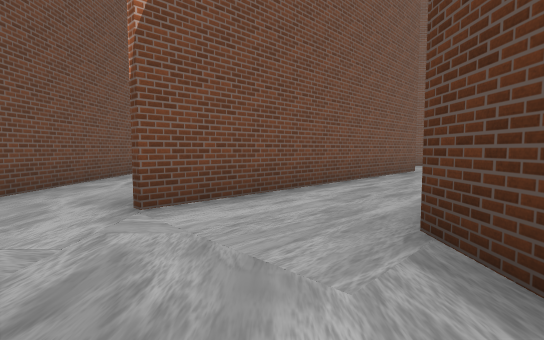
View 1 (above)

24 first-person views from a walk through a Unity game level. The camera is 1.2 m above the floor, tilts 4° down and sees 85° across. The floor is counted in squares, 2 m on a side. Each view is taken from the middle of a square. On the plan, view 1 faces up. The plan holds only what a view shows up to about 9 squares ahead; the rest is blank. The place goes on beyond the plan. The player is left out. Some surface patterns are stand-ins.

View 2
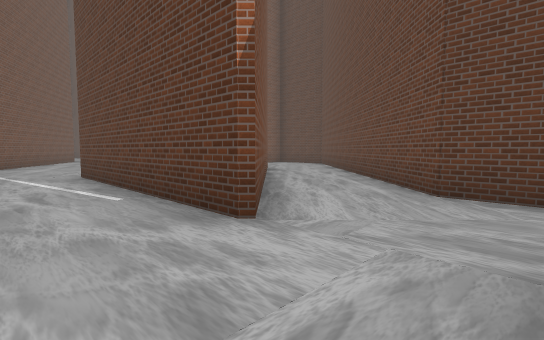

View 3
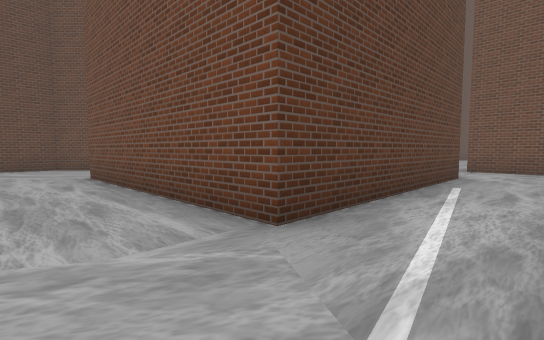

View 4
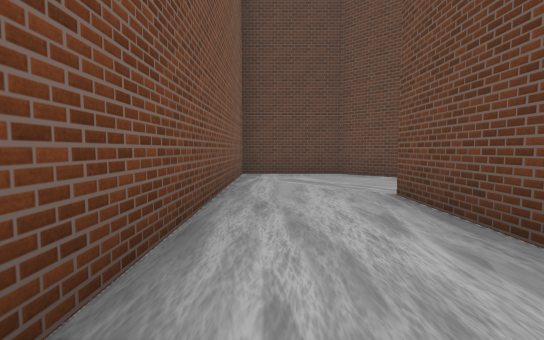

View 5
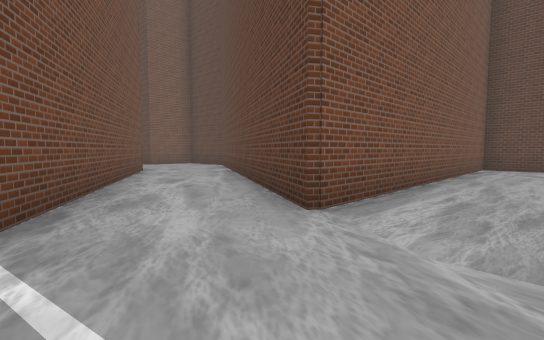

View 6
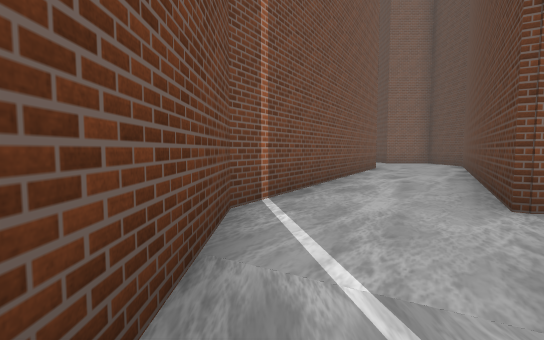

View 7
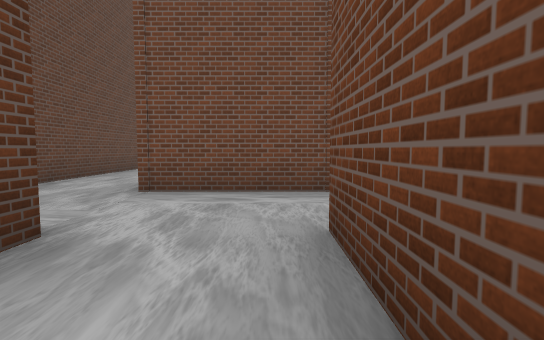

View 8
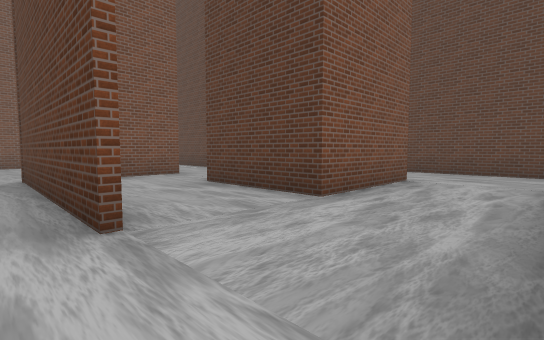

View 9
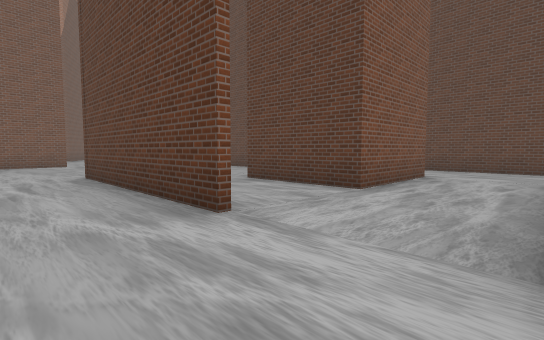

View 10
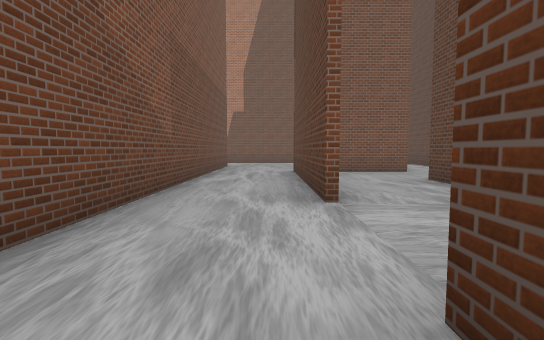

View 11
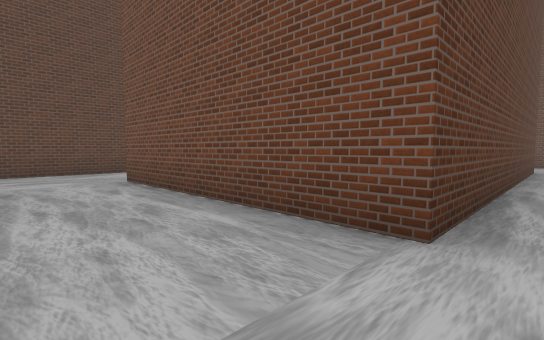

View 12
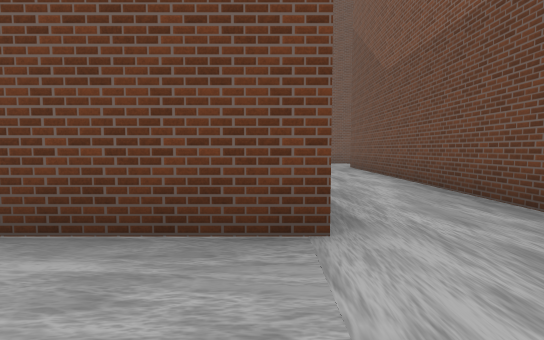

View 13
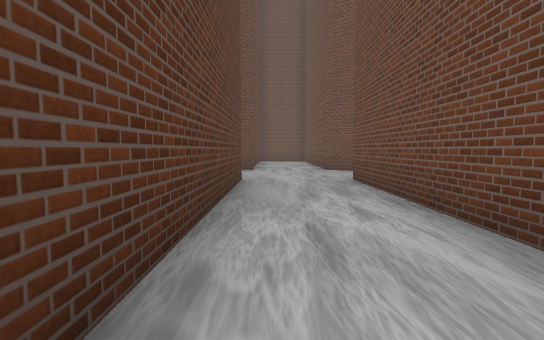

View 14
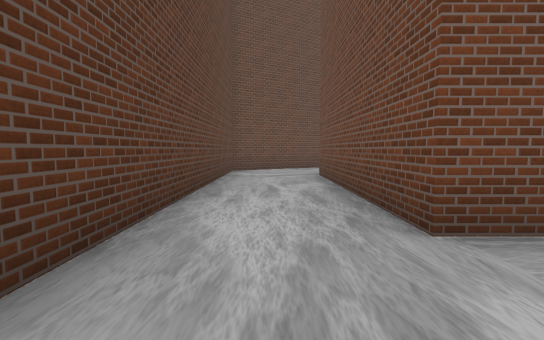

View 15
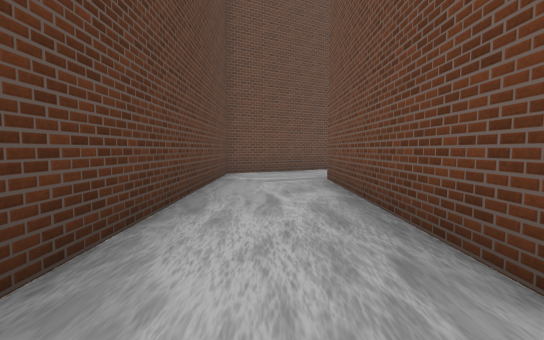

View 16
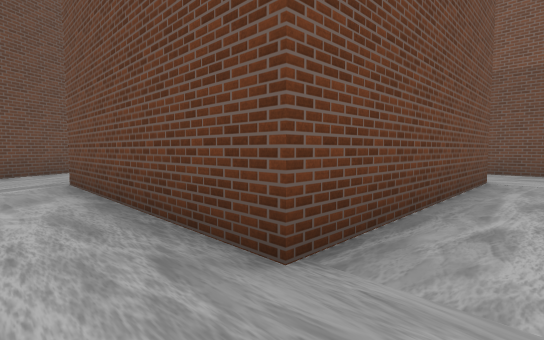

View 17
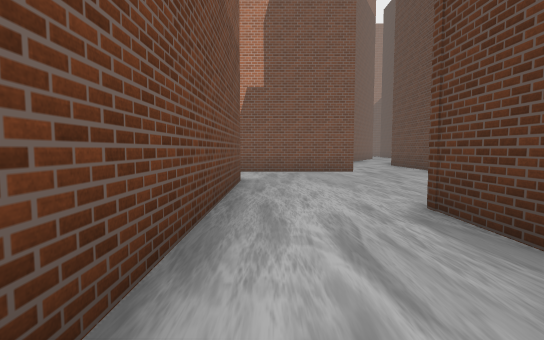

View 18
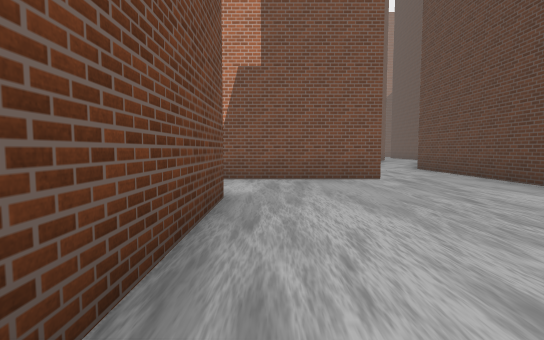

View 19
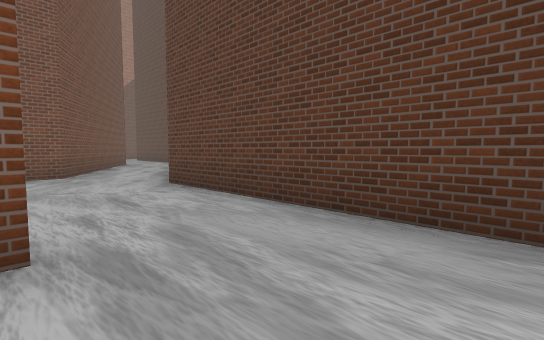

View 20
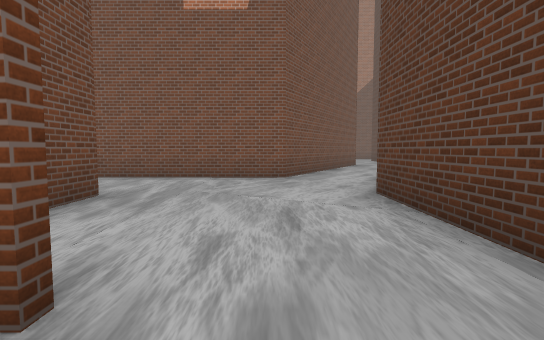

View 21
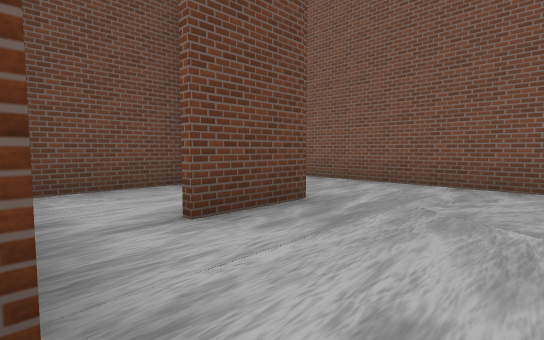

View 22
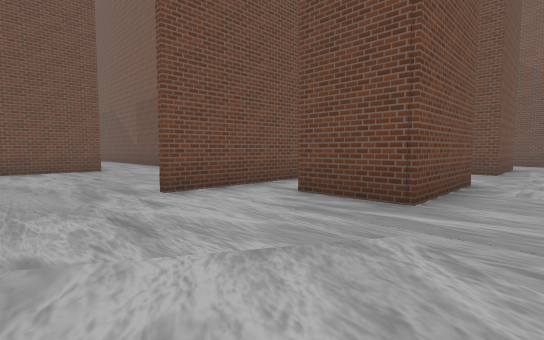

View 23
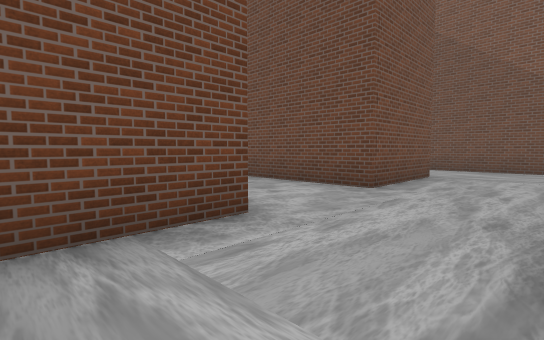

View 24
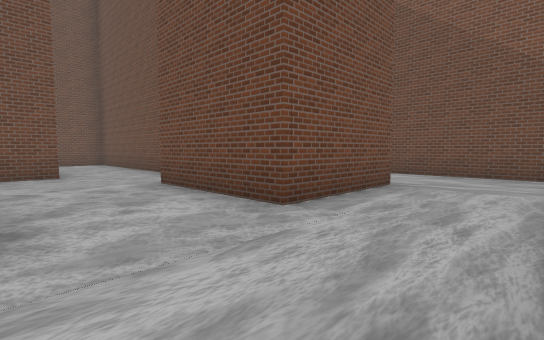

### Floor plan
Ten units are one square. View 1 is at (0, 0); x grows to the right and y downward. Boxes are objects, and circles mark ways between rooms. Rooms are numbered by the first view taken in them; rooms with no view inside come last. Other rooms are left out.
<svg viewBox="-178 -166 256 290">
<path fill="none" stroke="#000" d="M-14 -28 -14 -84 42 -84 -14 -28M63 -73 73 -83 73 -107 -7 -107 0 -120M-39 -8 -10 -8M11 16 11 -21 48 -59M-23 -129 -34 -110 -34 -28 -52 -28M-64 18 -64 -30 -44 -30M-86 -58 -86 119M-36 -60 -36 -75M-58 -79 -90 -79M-64 119 -64 40 -54 40M-10 18 -39 18M-54 40 -11 40 -11 89M11 86 11 16M-88 -81 -58 -81M-97 -105 -97 -84M-36 -75 -36 -95M-134 -55 -134 -36M-112 -57 -102 -57M-150 -109 -123 -109 -123 -79M-99 -109 -72 -109 -72 -92M-173 -128 -173 -98M-36 -95 -36 -110M-47 -132 -92 -132M-31 -161 -47 -132M-39 18 -39 -8"/>
<circle cx="0" cy="5" r="3" fill="#2a7"/>
<circle cx="-40" cy="-15" r="3" fill="#2a7"/>
<circle cx="-60" cy="25" r="3" fill="#2a7"/>
<circle cx="-50" cy="-80" r="3" fill="#2a7"/>
<circle cx="-95" cy="-65" r="3" fill="#2a7"/>
<circle cx="-50" cy="5" r="3" fill="#2a7"/>
<circle cx="-55" cy="-105" r="3" fill="#2a7"/>
<circle cx="-40" cy="-140" r="3" fill="#2a7"/>
<text x="10" y="-50">1</text>
<text x="-70" y="10">2</text>
<text x="-20" y="30">3</text>
<text x="-70" y="-90">4</text>
<text x="-130" y="-70">5</text>
<text x="-30" y="-150">6</text>
<text x="-50" y="-10">7</text>
</svg>
Room 1 opens to room 3. Room 1 opens to room 7. Room 2 opens to room 3. Room 2 opens to room 4. Room 2 opens to room 5. Room 3 opens to room 7. Room 4 opens to room 5. Room 5 opens to room 6.

Where each view was taken, in squares from view 1:
view 1: 0 up, 0 right, facing up
view 2: 1 up, 3 left, facing up-right
view 3: 10 up, 3 left, facing down-right
view 4: 10 up, 0 right, facing right
view 5: 9 up, 3 left, facing up-right
view 6: 8 up, 3 left, facing up
view 7: 5 up, 3 left, facing down
view 8: 4 down, 7 left, facing up-right
view 9: 4 down, 8 left, facing up-right
view 10: 5 down, 7 left, facing up
view 11: 2 down, 7 left, facing down-right
view 12: 2 down, 6 left, facing down
view 13: 6 down, 7 left, facing down
view 14: 2 down, 0 right, facing down
view 15: 3 down, 0 right, facing down
view 16: 3 down, 0 right, facing down-left
view 17: 0 up, 8 left, facing up
view 18: 2 up, 8 left, facing up
view 19: 6 up, 6 left, facing up-right
view 20: 7 up, 5 left, facing up
view 21: 8 up, 5 left, facing up-left
view 22: 12 up, 4 left, facing down-left
view 23: 13 up, 8 left, facing down-left
view 24: 13 up, 10 left, facing down-left
